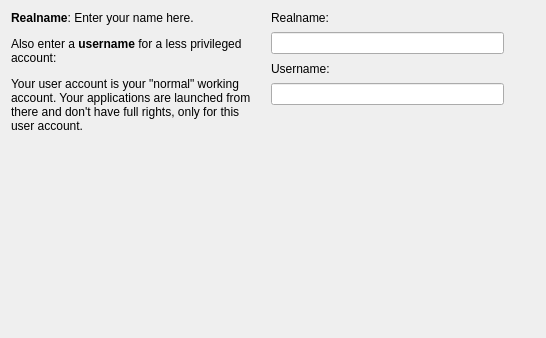
<?xml version="1.0" encoding="UTF-8"?>
<ui version="4.0">
 <class>wpUserCfg</class>
 <widget class="QWizardPage" name="wpUserCfg">
  <property name="geometry">
   <rect>
    <x>0</x>
    <y>0</y>
    <width>546</width>
    <height>338</height>
   </rect>
  </property>
  <property name="windowTitle">
   <string>WizardPage</string>
  </property>
  <property name="title">
   <string>User configuration</string>
  </property>
  <property name="subTitle">
   <string>Username</string>
  </property>
  <layout class="QGridLayout" name="gridLayout">
   <item row="0" column="0" rowspan="3">
    <widget class="QLabel" name="lblHelpText">
     <property name="sizePolicy">
      <sizepolicy hsizetype="MinimumExpanding" vsizetype="Expanding">
       <horstretch>0</horstretch>
       <verstretch>0</verstretch>
      </sizepolicy>
     </property>
     <property name="minimumSize">
      <size>
       <width>150</width>
       <height>0</height>
      </size>
     </property>
     <property name="text">
      <string>&lt;!DOCTYPE HTML PUBLIC &quot;-//W3C//DTD HTML 4.0//EN&quot; &quot;http://www.w3.org/TR/REC-html40/strict.dtd&quot;&gt;
&lt;html&gt;&lt;head&gt;&lt;meta name=&quot;qrichtext&quot; content=&quot;1&quot; /&gt;&lt;style type=&quot;text/css&quot;&gt;
p, li { white-space: pre-wrap; }
&lt;/style&gt;&lt;/head&gt;&lt;body style=&quot; font-family:'DejaVu Sans'; font-size:9pt; font-weight:400; font-style:normal;&quot;&gt;
&lt;p style=&quot; margin-top:0px; margin-bottom:0px; margin-left:0px; margin-right:0px; -qt-block-indent:0; text-indent:0px;&quot;&gt;&lt;span style=&quot; font-weight:600;&quot;&gt;Realname&lt;/span&gt;: Enter your name here.&lt;/p&gt;
&lt;p style=&quot; margin-top:12px; margin-bottom:12px; margin-left:0px; margin-right:0px; -qt-block-indent:0; text-indent:0px;&quot;&gt;Also enter a &lt;span style=&quot; font-weight:600;&quot;&gt;username&lt;/span&gt; for a less privileged account:&lt;/p&gt;
&lt;p style=&quot; margin-top:12px; margin-bottom:12px; margin-left:0px; margin-right:0px; -qt-block-indent:0; text-indent:0px;&quot;&gt;Your user account is your &amp;quot;normal&amp;quot; working account. Your applications are launched from there and don't have full rights, only for this user account.&lt;/p&gt;&lt;/body&gt;&lt;/html&gt;</string>
     </property>
     <property name="textFormat">
      <enum>Qt::RichText</enum>
     </property>
     <property name="alignment">
      <set>Qt::AlignLeading|Qt::AlignLeft|Qt::AlignTop</set>
     </property>
     <property name="wordWrap">
      <bool>true</bool>
     </property>
     <property name="openExternalLinks">
      <bool>true</bool>
     </property>
    </widget>
   </item>
   <item row="0" column="1">
    <layout class="QVBoxLayout" name="verticalLayout_2">
     <item>
      <widget class="QLabel" name="lblRealname">
       <property name="text">
        <string>Realname:</string>
       </property>
      </widget>
     </item>
     <item>
      <layout class="QHBoxLayout" name="horizontalLayout">
       <item>
        <widget class="QLineEdit" name="realname"/>
       </item>
       <item>
        <widget class="QLabel" name="realnameStatus">
         <property name="sizePolicy">
          <sizepolicy hsizetype="Fixed" vsizetype="Fixed">
           <horstretch>0</horstretch>
           <verstretch>0</verstretch>
          </sizepolicy>
         </property>
         <property name="minimumSize">
          <size>
           <width>25</width>
           <height>25</height>
          </size>
         </property>
        </widget>
       </item>
      </layout>
     </item>
    </layout>
   </item>
   <item row="1" column="1">
    <layout class="QVBoxLayout" name="verticalLayout">
     <item>
      <widget class="QLabel" name="lblUsername">
       <property name="text">
        <string>Username:</string>
       </property>
      </widget>
     </item>
     <item>
      <layout class="QHBoxLayout" name="horizontalLayout_2">
       <item>
        <widget class="QLineEdit" name="username"/>
       </item>
       <item>
        <widget class="QLabel" name="usernameStatus">
         <property name="sizePolicy">
          <sizepolicy hsizetype="Fixed" vsizetype="Fixed">
           <horstretch>0</horstretch>
           <verstretch>0</verstretch>
          </sizepolicy>
         </property>
         <property name="minimumSize">
          <size>
           <width>25</width>
           <height>25</height>
          </size>
         </property>
        </widget>
       </item>
      </layout>
     </item>
    </layout>
   </item>
   <item row="2" column="1">
    <spacer name="verticalSpacer">
     <property name="orientation">
      <enum>Qt::Vertical</enum>
     </property>
     <property name="sizeHint" stdset="0">
      <size>
       <width>264</width>
       <height>197</height>
      </size>
     </property>
    </spacer>
   </item>
  </layout>
 </widget>
 <tabstops>
  <tabstop>realname</tabstop>
  <tabstop>username</tabstop>
 </tabstops>
 <resources/>
 <connections/>
</ui>
